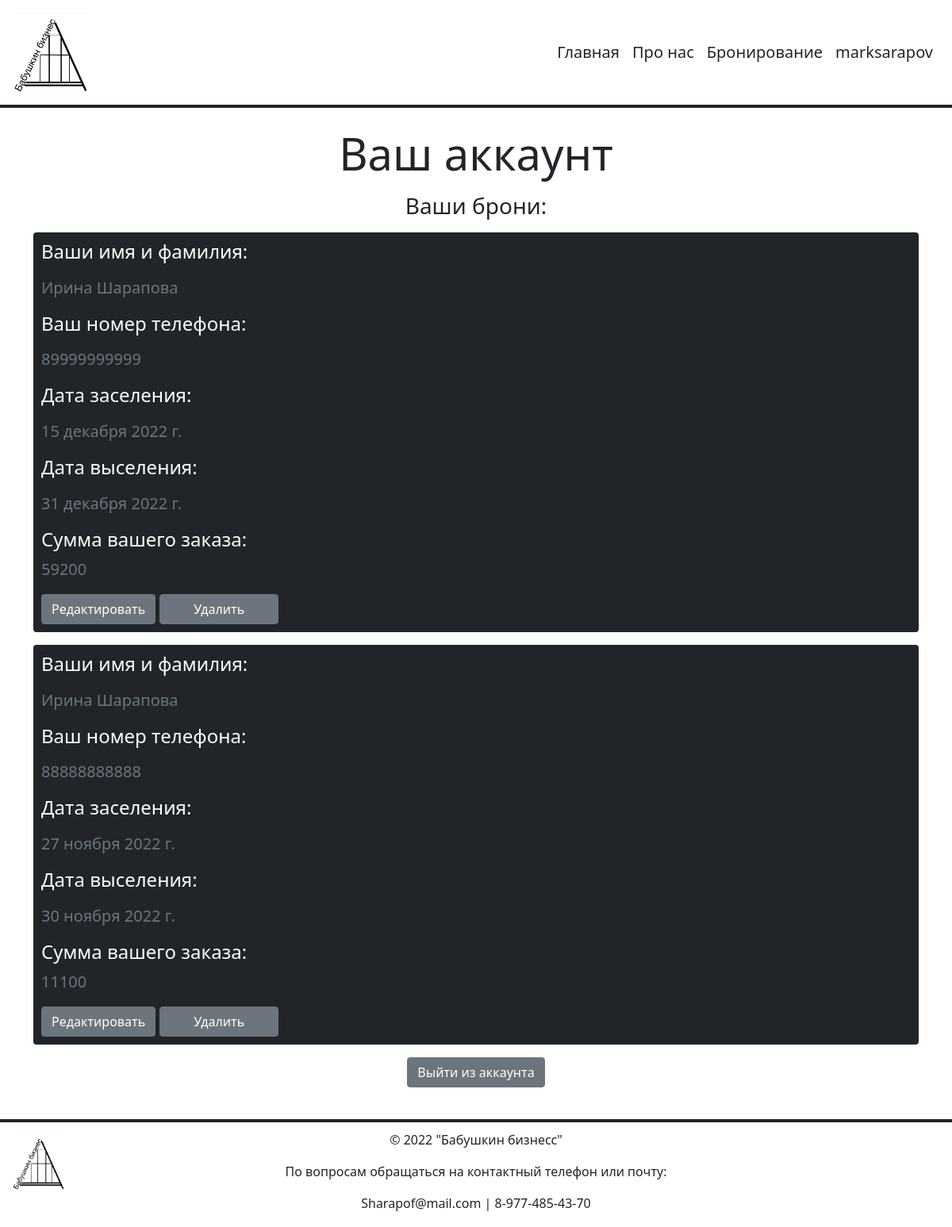
Screenshot of /account (signed in) with the database file from the repository.
### bookings/models.py (models this page shows, shortened)
class Booking(models.Model):
    startdate = models.DateField('Startgdate')
    finishdate = models.DateField('Finishdate')
    user = models.ForeignKey(settings.AUTH_USER_MODEL, on_delete=models.CASCADE)
    fullname = models.CharField('Full name', max_length=50)
    pnumber = models.PositiveBigIntegerField('Phone number')
    class Meta:
        verbose_name = 'Booking'
        verbose_name_plural = 'Bookings'

### main/views.py (the view)
# urls.py: path('account', views.account, name='account'),
def account(request):
    bookings = Booking.objects.filter(user=request.user).order_by('-id')
    for booking in bookings:
        price = 3700 * (booking.finishdate - booking.startdate).days
        booking.price = price
    context = {
        'bookings': bookings
    }
    return render(request, 'main/account.html', context)

### main/templates/main/account.html (shortened to what this page needs)
{% extends 'main/base.html' %}
{% block content %}
    <div>
        <h1 class="display-4 fw-normal text-center mb-3">Ваш аккаунт</h1>
        <h3 class="display-7 fw-normal text-center mb-3">Ваши брони:</h3>
        {% if bookings %}
            {% for booking in bookings %}
                <div class="bookings mb-3 text-white rounded bg-dark">
                    <h4 class="mb-3">Ваши имя и фамилия:</h4>
                    <p class="fs-5 text-muted" id="_fullname">{{ booking.fullname }}</p>
                    <h4 class="mb-3">Ваш номер телефона:</h4>
                    <p class="fs-5 text-muted" id="_pnumber">{{ booking.pnumber }}</p>
                    <h4 class="mb-3">Дата заселения:</h4>
                    <p class="fs-5 text-muted" id="_startdate">{{ booking.startdate }}</p>
                    <h4 class="mb-3">Дата выселения:</h4>
                    <p class="fs-5 text-muted" id="_finishdate">{{ booking.finishdate }}</p>
                    <h4 class="">Сумма вашего заказа:</h4>
                    <p class="fs-5 text-muted" id="_price">{{ booking.price }}</p>
                    <div class="d-flex">
                        <a href="{% url 'update' booking.id %}" class="btn btn-secondary aleft">Редактировать</a>
                        <a href="{% url 'delete' booking.id %}" class="btn btn-secondary aright">Удалить</a>
                    </div>
                </div>
            {% endfor %}
        {% endif %}
        <form action="{% url 'logout' %}" method="POST">
            <div class="text-center my-2">
                <button type="submit" class="btn btn-secondary">Выйти из аккаунта</button>
            </div>
        </form>
    </div>
{% endblock %}

### main/templates/main/base.html (shortened to what this page needs)
{% load static %}
<!doctype html>
<html lang="ru">
<head>
    <link rel="stylesheet" href="https://cdn.jsdelivr.net/npm/bootstrap@5.1.3/dist/css/bootstrap.min.css">
    <link rel="stylesheet" href="{% static 'main/css/base.css' %}">
</head>
<body>
    <header class="d-flex flex-column flex-md-row align-items-center pb-3 mb-4 p-3">
        <img src="/static/main/img/logo1.jpeg" alt="twix" width="100" height="100">
             <nav class=" nav col-12 col-md-auto mb-2 justify-content-center mb-md-0 d-inline-flex mt-2 mt-md-0 ms-md-auto">
                <a href="{% url 'home' %}" class="lead my-3 px-2 link-dark text-decoration-none aclass">Главная</a><br>
                <a href="{% url 'about' %}" class="lead my-3 px-2 link-dark text-decoration-none aclass">Про нас</a><br>
                <a href="{% url 'booking' %}" class="lead my-3 px-2 link-dark text-decoration-none aclass">Бронирование</a><br>
                {% if user.is_authenticated %}
                    <a href="{% url 'account' %}" class="lead my-3 px-2 link-dark text-decoration-none aclass">{{ user.username }}</a><br>
                {% else %}
                    <a href="{% url 'register' %}" class="lead my-3 px-2 link-dark text-decoration-none aclass">Регистрация</a><br>
                {% endif %}
             </nav>
        </header>
    <main>
        <div class="container">
            {% block content %}{% endblock %}
        </div>
    </main>
    <footer>
        <div class="foot"></div>
        <div class="d-flex">
            <div class="fleft">
                <img style="margin: 15px;" src="/static/main/img/logo1.jpeg" alt="twix" width="70" height="70">
            </div>
            <div class="text-center fmidle">
                <p>© 2022 "Бабушкин бизнесс"</p>
                <p>По вопросам обращаться на контактный телефон или почту:</p>
                <p>Sharapof@mail.com   |   8-977-485-43-70</p>
            </div>
            <div class="fright">
            </div>
        </div>
    </footer>
</body>
</html>

### main/static/main/css/base.css (style rules this page uses)
* { margin: 0; padding: 0; }
html, body { height: 100%; }
main { flex-grow: 1; }
body { background: white; }
.aclass { transition: all .6s ease; }
header { background: #ffffff; border-bottom: 4px solid rgb(36, 36, 36); }
.bookings { border-radius: 15px; margin: auto; padding: 10px; }
.aright { float: right; width: 150px; margin-left: 5px; }
footer { height: 136px; width: 100%; margin-top: 40px; }
.foot { height: 4px; width: 100%; background: rgb(36, 36, 36) }
.fleft { width: 25%; float: left; }
.fmidle { width: 50%; float: center; margin-top: 10px; }
.fright { width: 25%; float: right; }

### rows the page displays
Booking: fullname "Ирина Шарапова", pnumber "89999999999", startdate "15 декабря 2022 г.", finishdate "31 декабря 2022 г.", price "59200"
Booking: fullname "Ирина Шарапова", pnumber "88888888888", startdate "27 ноября 2022 г.", finishdate "30 ноября 2022 г.", price "11100"

### other values shown
{{ user.username }} "marksarapov"
